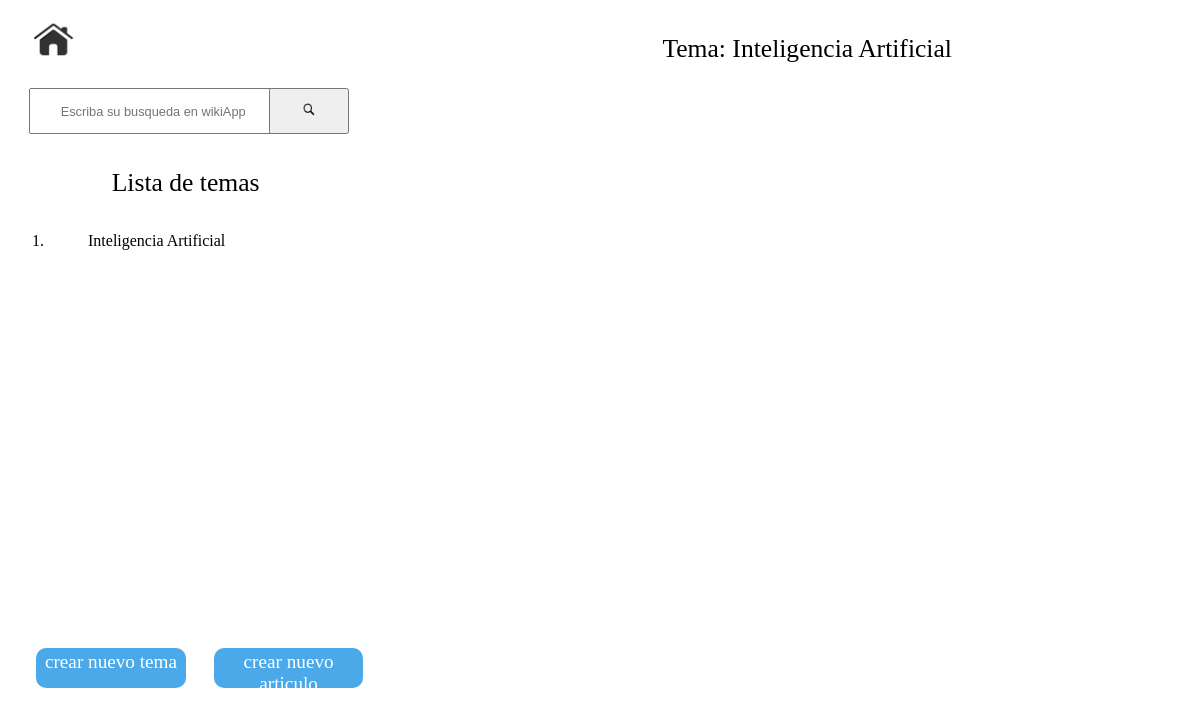
Page /articulos_x_tema/1 on the earlier database version.
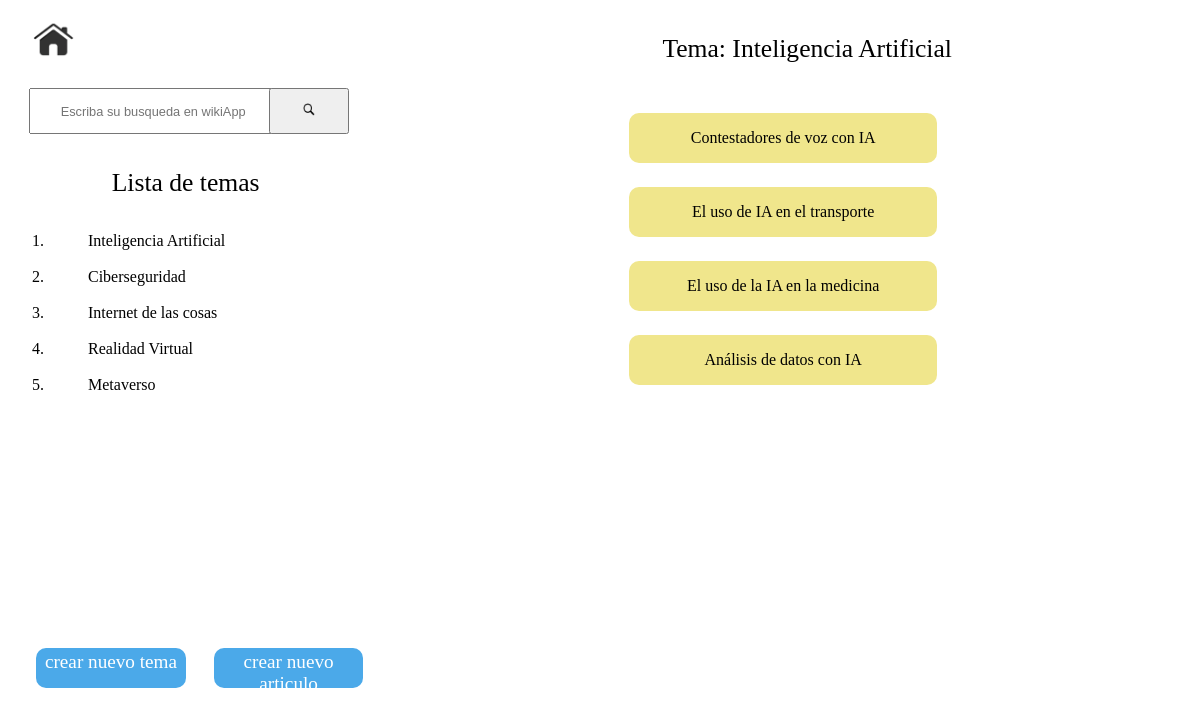
Same page on the later database version.
### wikiApp/models.py (models this page shows)
class temaWiki(models.Model):
    nombre_tema = models.CharField(max_length=128, null=True, blank=True)
    descripcion_tema = models.CharField(max_length=512, null=True, blank=True)

class articuloWiki(models.Model):
    titulo = models.CharField(max_length=128)
    contenido = models.CharField(max_length=1024)
    tema_relacionado = models.ForeignKey(temaWiki, null=True, blank=True, on_delete=models.SET_NULL)

### wikiApp/views.py (the view)
# urls.py: path('articulos_x_tema/<str:id_tema>',views.articulos_x_tema,name="articulos_x_tema"),
def articulos_x_tema(request,id_tema):
    temas = temaWiki.objects.all()
    tema_id = temaWiki.objects.get(id=id_tema)
    lista_articulos = tema_id.articulowiki_set.all()
    return render(request, 'articulos_x_tema.html',{
        'temas': temas,'articulos':lista_articulos, 'articulo_x_tema':tema_id.nombre_tema
    })

### wikiApp/templates/articulos_x_tema.html (shortened to what this page needs)
{% extends "layout.html" %}
{% block encabezado%}
	Tema: {{articulo_x_tema}}
{%endblock%}
{% block contenido%}
<div class="articulos_por_tema">
	{% for articulo in articulos %}
	<div class="articulo_titulo">
		<ul style="list-style: none;width: 100%;">
			<li class="centrar_titulo"><a href="{% url 'wikiApp:articulos' articulo.id %}" style="text-decoration: none;color: black;">{{ articulo.titulo }}</a></li>
		</ul>
	</div>
	{% endfor %}
</div>
{% endblock %}

### wikiApp/templates/layout.html (shortened to what this page needs)
{% load static %}
<!DOCTYPE html>
<html>
<head>
	<link rel="stylesheet" href="{% static 'wiki_estilos_customizados.css' %}">
</head>
<body>
	<div class="wiki_contendor_principal">
		<div class="panel_izquierdo">
			<div class="home">
				<a class="link_home" href="{% url 'wikiApp:principal' %}">
					<img class="imagen_home" src="{% static 'home.png' %}">
				</a>
			</div>
			<div class="bloque_busqueda">
				<div class="barra_busqueda_contenedor">
					<form class="barra_busqueda" method="post" action="{% url 'wikiApp:busqueda' %}">
						<div class="barra_busqueda_texto">
							<input class="busqueda_texto_estilos" type="text" id="buscador" name="buscador" placeholder="Escriba su busqueda en wikiApp">
						</div>
						<div class="barra_busqueda_icono">
							<button class="boton_busqueda">
								<img class="imagen_busqueda" src="{% static 'buscador.png' %}">
							</button>
						</div>
					</form>
				</div>
			</div>
			<div class="listado_temas">
				<div class="bloque_titulo_tema">
					<span class="listado_temas_titulo">Lista de temas</span>
				</div>
				<ol>
					{% for tema in temas %}
					<br>
					<li>
						<ul style="list-style: none;">
							<li><a href="{% url 'wikiApp:articulos_x_tema' tema.id %}" style="text-decoration: none;color: black;">{{ tema.nombre_tema }}</a></li>
						</ul>
					</li>
					{% endfor %}
				</ol>
			</div>
			<div class="botones">
				<a class="boton_estilo" href="{% url 'wikiApp:nuevo_tema' %}">
					<span class="boton_texto">crear nuevo tema</span>
				</a>
				<a class="boton_estilo" href="{% url 'wikiApp:nuevo_articulo' %}">
					<span class="boton_texto">crear nuevo articulo</span>
				</a>
			</div>
		</div>
		<div class="panel_derecho">
			<div class="titulo_seccion">
				<p class="titulo_seccion_estilo">{% block encabezado %}{% endblock %}</p>
			</div>
			<div class="visualizacion_seccion">
				{% block contenido %}{% endblock %}
			</div>
		</div>
	</div>
</body>
</html>

### wikiApp/static/wiki_estilos_customizados.css (style rules this page uses)
body { height: 100vh; }
.wiki_contendor_principal { display: flex; flex-direction: row; align-items: center; width: 100%; height:100vh; }
.panel_izquierdo { width:30%; height: 100vh; }
.home { position: absolute; margin-left: 1.5rem; margin-top: 0.5rem; width: 20%; }
.imagen_home { width: 18%; }
.panel_derecho { width:65%; height: 100vh; display: flex; flex-direction: column; align-items: center; margin-left: 5%; }
.titulo_seccion_estilo { font-size: 1.6rem !important; }
.bloque_busqueda { height: 20%; }
.listado_temas { height: 60%; }
.bloque_titulo_tema { position: relative; width: 100%; text-align: center; }
.listado_temas_titulo { font-size: 1.6rem !important; }
.botones { height: 20%; display: flex; flex-direction: row; justify-content: space-between; }
.boton_estilo { width: 42%; margin-left: 8%; background-color: #4ba9e9; border-color: #4ba9e9; height: 5vh; text-align: center; border-radius: 10px; }
.boton_texto { position: relative; font-size: 1.2rem; top:0.2rem; color: #FFFFFF; }
a { text-decoration: none; }
.barra_busqueda { position: relative; width: 90%; height: 8vh; display: flex; flex-direction: row; top: 5rem; margin-bottom: 2rem; margin-left:6%; }
.barra_busqueda_texto { width: 75%; height: 5vh; }
.busqueda_texto_estilos { width: 100%; height: 100%; }
.barra_busqueda_icono { width: 25%; height: 5.8vh; }
.boton_busqueda { height: 100%; }
.imagen_busqueda { width: 20%; }
.busqueda_texto_estilos ::placeholder { text-align: center; }
::placeholder { font-size: 0.8rem; text-align: center; }
.visualizacion_seccion { width: 100%; }
.articulos_por_tema { width: 100%; display: flex; flex-direction: column; align-items: center; }
.articulo_titulo { width: 40%; background-color: khaki; margin-top: 1.5rem; border-radius: 10px; text-align: center; margin-right: 3rem; }
.centrar_titulo { position: relative; width: 100%; right: 2.5rem; }

Differences in the rows shown:
added temaWiki: nombre_tema "Ciberseguridad"
added temaWiki: nombre_tema "Internet de las cosas"
added temaWiki: nombre_tema "Realidad Virtual"
added temaWiki: nombre_tema "Metaverso"
added articuloWiki: titulo "Contestadores de voz con IA"
added articuloWiki: titulo "El uso de IA en el transporte"
added articuloWiki: titulo "El uso de la IA en la medicina"
added articuloWiki: titulo "Análisis de datos con IA"
